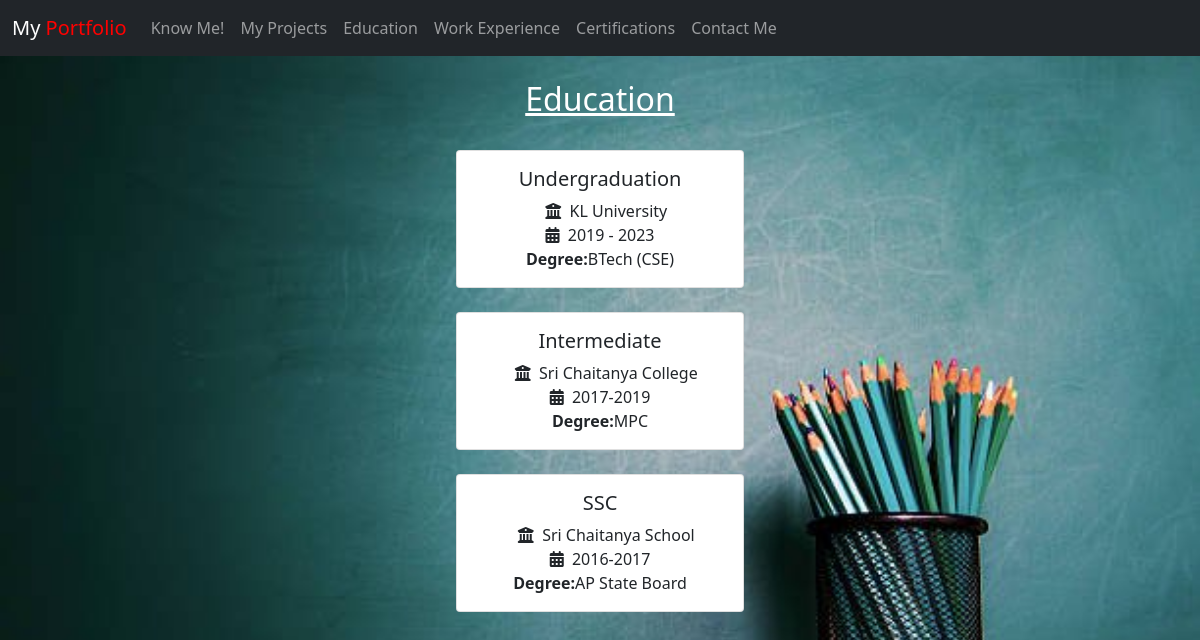
The app's page /education/ with its own data.
### myportfolio/models.py (models this page shows)
class Education(models.Model):
    edu=models.CharField(max_length=1000)
    image=models.ImageField(upload_to='edu/')
    clgname=models.CharField(max_length=1000)
    degree=models.CharField(max_length=100)
    years=models.CharField(max_length=100)

### myportfolio/views.py (the view)
# urls.py: path('education/', views.education, name='education')
def education(request):
    ed=Education.objects.all()
    return render(request,'myportfolio/education.html',{'ed':ed})

### myportfolio/templates/myportfolio/education.html (shortened to what this page needs)
{% load static %}
<html lang="en">
<head>
  <link rel="stylesheet" type="text/css" href="{% static 'myportfolio/style.css' %}">
<link rel="stylesheet" href="https://maxcdn.bootstrapcdn.com/font-awesome/4.4.0/css/font-awesome.min.css">
  <link href="https://cdn.jsdelivr.net/npm/bootstrap@5.0.2/dist/css/bootstrap.min.css" rel="stylesheet">
</head>
<body>
<body  style="background-image: url({% static 'myportfolio/i.jpg' %}); background-repeat: no-repeat; background-size: cover; ">
<section class="home">
    <nav class="navbar navbar-expand-lg navbar-dark bg-dark">
  <div class="container-fluid">
    <a class="navbar-brand" href="{% url 'home' %}">My <span style="color:red;">Portfolio</span></a>
    <div class="collapse navbar-collapse" id="navbarSupportedContent">
      <ul class="navbar-nav me-auto mb-2 mb-lg-0">
        <li class="nav-item">
          <a class="nav-link" aria-current="page" href="{% url 'about' %}">Know Me!</a>
        </li>
        <li class="nav-item">
          <a class="nav-link" href="{% url 'projects' %}">My Projects</a>
        </li>
  <li class="nav-item">
          <a class="nav-link" href="{% url 'education' %}">Education</a>
        </li>
            <li class="nav-item">
          <a class="nav-link" href="{% url 'workexp' %}">Work Experience</a>
        </li>
            <li class="nav-item">
          <a class="nav-link" href="{% url 'certifications' %}">Certifications</a>
        </li>
  <li class="nav-item">
          <a class="nav-link" href="{% url 'contact' %}">Contact Me</a>
        </li>
    </div>
  </div>
</nav>
</section><br>
<center>
  <h2 style="color:white;"><u>Education</u></h2><br>
   {% for r in ed%}
       <div class="card" style="width: 18rem;">
  <div class="card-body">
    <h5 class="card-title">{{r.edu}}</h5>
            &nbsp;&nbsp;&nbsp;<i class="fa fa-university"></i>&nbsp; {{r.clgname}}<br>
<i class="fa fa-calendar" aria-hidden="true"></i>&nbsp;&nbsp;{{r.years}}<br>
     <b>Degree:</b>{{r.degree}}
  </div>
</div><br>
{% endfor %}
</center>
</body>
</html>

### myportfolio/static/myportfolio/style.css (style rules this page uses)
body { background-color: red; }

### records on screen
Education: edu "Undergraduation", clgname "KL University", years "2019 - 2023", degree "BTech (CSE)"
Education: edu "Intermediate", clgname "Sri Chaitanya College", years "2017-2019", degree "MPC"
Education: edu "SSC", clgname "Sri Chaitanya School", years "2016-2017", degree "AP State Board"
